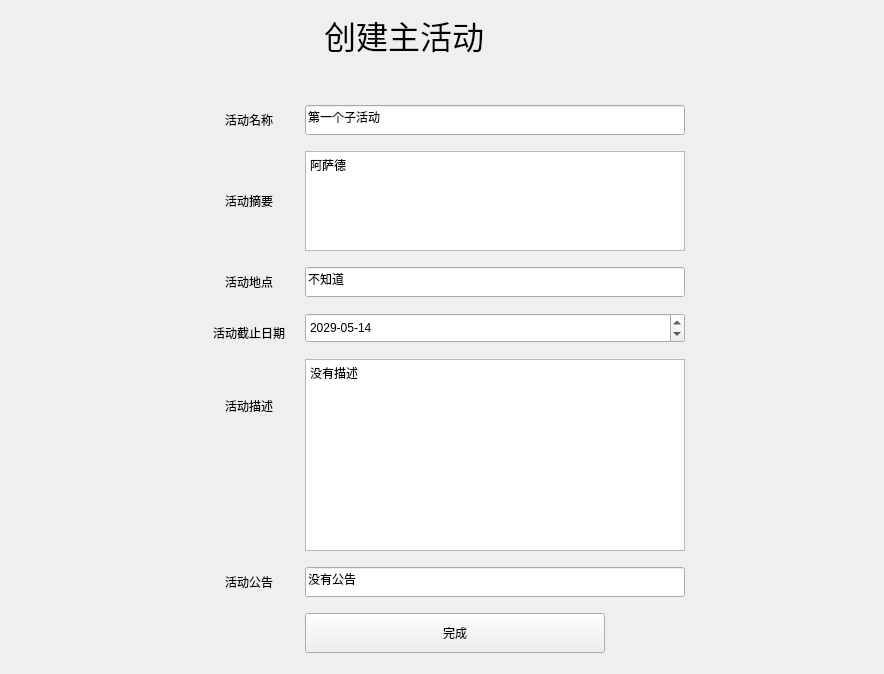
            <widget class="QWidget" name="begin_create">
             <layout class="QGridLayout" name="gridLayout_5">
              <item row="0" column="0" colspan="2">
               <spacer name="horizontalSpacer_7">
                <property name="orientation">
                 <enum>Qt::Horizontal</enum>
                </property>
                <property name="sizeType">
                 <enum>QSizePolicy::Fixed</enum>
                </property>
                <property name="sizeHint" stdset="0">
                 <size>
                  <width>288</width>
                  <height>37</height>
                 </size>
                </property>
               </spacer>
              </item>
              <item row="0" column="2" colspan="2">
               <widget class="QLabel" name="label_13">
                <property name="font">
                 <font>
                  <family>Agency FB</family>
                  <pointsize>24</pointsize>
                 </font>
                </property>
                <property name="text">
                 <string>创建主活动</string>
                </property>
                <property name="alignment">
                 <set>Qt::AlignCenter</set>
                </property>
               </widget>
              </item>
              <item row="0" column="4" colspan="3">
               <spacer name="horizontalSpacer_8">
                <property name="orientation">
                 <enum>Qt::Horizontal</enum>
                </property>
                <property name="sizeHint" stdset="0">
                 <size>
                  <width>296</width>
                  <height>20</height>
                 </size>
                </property>
               </spacer>
              </item>
              <item row="1" column="2">
               <spacer name="verticalSpacer_7">
                <property name="orientation">
                 <enum>Qt::Vertical</enum>
                </property>
                <property name="sizeType">
                 <enum>QSizePolicy::Fixed</enum>
                </property>
                <property name="sizeHint" stdset="0">
                 <size>
                  <width>20</width>
                  <height>40</height>
                 </size>
                </property>
               </spacer>
              </item>
              <item row="2" column="0">
               <spacer name="horizontalSpacer_16">
                <property name="orientation">
                 <enum>Qt::Horizontal</enum>
                </property>
                <property name="sizeType">
                 <enum>QSizePolicy::Fixed</enum>
                </property>
                <property name="sizeHint" stdset="0">
                 <size>
                  <width>182</width>
                  <height>20</height>
                 </size>
                </property>
               </spacer>
              </item>
              <item row="2" column="1">
               <widget class="QLabel" name="label_8">
                <property name="minimumSize">
                 <size>
                  <width>100</width>
                  <height>20</height>
                 </size>
                </property>
                <property name="maximumSize">
                 <size>
                  <width>100</width>
                  <height>20</height>
                 </size>
                </property>
                <property name="text">
                 <string>活动名称</string>
                </property>
                <property name="alignment">
                 <set>Qt::AlignCenter</set>
                </property>
               </widget>
              </item>
              <item row="2" column="2" colspan="4">
               <widget class="QLineEdit" name="lineEdit_name">
                <property name="minimumSize">
                 <size>
                  <width>320</width>
                  <height>30</height>
                 </size>
                </property>
                <property name="maximumSize">
                 <size>
                  <width>620</width>
                  <height>16777215</height>
                 </size>
                </property>
                <property name="text">
                 <string>第一个子活动</string>
                </property>
               </widget>
              </item>
              <item row="2" column="6">
               <spacer name="horizontalSpacer_17">
                <property name="orientation">
                 <enum>Qt::Horizontal</enum>
                </property>
                <property name="sizeType">
                 <enum>QSizePolicy::Fixed</enum>
                </property>
                <property name="sizeHint" stdset="0">
                 <size>
                  <width>182</width>
                  <height>20</height>
                 </size>
                </property>
               </spacer>
              </item>
              <item row="3" column="3">
               <spacer name="verticalSpacer">
                <property name="orientation">
                 <enum>Qt::Vertical</enum>
                </property>
                <property name="sizeType">
                 <enum>QSizePolicy::Fixed</enum>
                </property>
                <property name="sizeHint" stdset="0">
                 <size>
                  <width>20</width>
                  <height>10</height>
                 </size>
                </property>
               </spacer>
              </item>
              <item row="4" column="0">
               <spacer name="horizontalSpacer_15">
                <property name="orientation">
                 <enum>Qt::Horizontal</enum>
                </property>
                <property name="sizeType">
                 <enum>QSizePolicy::Fixed</enum>
                </property>
                <property name="sizeHint" stdset="0">
                 <size>
                  <width>182</width>
                  <height>20</height>
                 </size>
                </property>
               </spacer>
              </item>
              <item row="4" column="1">
               <widget class="QLabel" name="label_12">
                <property name="minimumSize">
                 <size>
                  <width>100</width>
                  <height>0</height>
                 </size>
                </property>
                <property name="maximumSize">
                 <size>
                  <width>100</width>
                  <height>16777215</height>
                 </size>
                </property>
                <property name="text">
                 <string>活动摘要</string>
                </property>
                <property name="alignment">
                 <set>Qt::AlignCenter</set>
                </property>
               </widget>
              </item>
              <item row="4" column="2" colspan="4">
               <widget class="QTextEdit" name="textEdit_abstract">
                <property name="minimumSize">
                 <size>
                  <width>320</width>
                  <height>50</height>
                 </size>
                </property>
                <property name="maximumSize">
                 <size>
                  <width>620</width>
                  <height>100</height>
                 </size>
                </property>
                <property name="html">
                 <string>&lt;!DOCTYPE HTML PUBLIC &quot;-//W3C//DTD HTML 4.0//EN&quot; &quot;http://www.w3.org/TR/REC-html40/strict.dtd&quot;&gt;
&lt;html&gt;&lt;head&gt;&lt;meta name=&quot;qrichtext&quot; content=&quot;1&quot; /&gt;&lt;style type=&quot;text/css&quot;&gt;
p, li { white-space: pre-wrap; }
&lt;/style&gt;&lt;/head&gt;&lt;body style=&quot; font-family:'SimSun'; font-size:9pt; font-weight:400; font-style:normal;&quot;&gt;
&lt;p style=&quot; margin-top:0px; margin-bottom:0px; margin-left:0px; margin-right:0px; -qt-block-indent:0; text-indent:0px;&quot;&gt;阿萨德&lt;/p&gt;&lt;/body&gt;&lt;/html&gt;</string>
                </property>
               </widget>
              </item>
              <item row="4" column="6">
               <spacer name="horizontalSpacer_18">
                <property name="orientation">
                 <enum>Qt::Horizontal</enum>
                </property>
                <property name="sizeType">
                 <enum>QSizePolicy::Fixed</enum>
                </property>
                <property name="sizeHint" stdset="0">
                 <size>
                  <width>182</width>
                  <height>20</height>
                 </size>
                </property>
               </spacer>
              </item>
              <item row="5" column="3">
               <spacer name="verticalSpacer_2">
                <property name="orientation">
                 <enum>Qt::Vertical</enum>
                </property>
                <property name="sizeType">
                 <enum>QSizePolicy::Fixed</enum>
                </property>
                <property name="sizeHint" stdset="0">
                 <size>
                  <width>20</width>
                  <height>10</height>
                 </size>
                </property>
               </spacer>
              </item>
              <item row="6" column="0">
               <spacer name="horizontalSpacer_9">
                <property name="orientation">
                 <enum>Qt::Horizontal</enum>
                </property>
                <property name="sizeType">
                 <enum>QSizePolicy::Fixed</enum>
                </property>
                <property name="sizeHint" stdset="0">
                 <size>
                  <width>182</width>
                  <height>20</height>
                 </size>
                </property>
               </spacer>
              </item>
              <item row="6" column="1">
               <widget class="QLabel" name="label_11">
                <property name="minimumSize">
                 <size>
                  <width>100</width>
                  <height>0</height>
                 </size>
                </property>
                <property name="maximumSize">
                 <size>
                  <width>100</width>
                  <height>16777215</height>
                 </size>
                </property>
                <property name="text">
                 <string>活动地点</string>
                </property>
                <property name="alignment">
                 <set>Qt::AlignCenter</set>
                </property>
               </widget>
              </item>
              <item row="6" column="2" colspan="4">
               <widget class="QLineEdit" name="lineEdit_address">
                <property name="minimumSize">
                 <size>
                  <width>320</width>
                  <height>30</height>
                 </size>
                </property>
                <property name="maximumSize">
                 <size>
                  <width>620</width>
                  <height>16777215</height>
                 </size>
                </property>
                <property name="text">
                 <string>不知道</string>
                </property>
               </widget>
              </item>
              <item row="6" column="6">
               <spacer name="horizontalSpacer_10">
                <property name="orientation">
                 <enum>Qt::Horizontal</enum>
                </property>
                <property name="sizeType">
                 <enum>QSizePolicy::Fixed</enum>
                </property>
                <property name="sizeHint" stdset="0">
                 <size>
                  <width>182</width>
                  <height>20</height>
                 </size>
                </property>
               </spacer>
              </item>
              <item row="7" column="3">
               <spacer name="verticalSpacer_3">
                <property name="orientation">
                 <enum>Qt::Vertical</enum>
                </property>
                <property name="sizeType">
                 <enum>QSizePolicy::Fixed</enum>
                </property>
                <property name="sizeHint" stdset="0">
                 <size>
                  <width>20</width>
                  <height>10</height>
                 </size>
                </property>
               </spacer>
              </item>
              <item row="8" column="0" rowspan="2">
               <spacer name="horizontalSpacer_13">
                <property name="orientation">
                 <enum>Qt::Horizontal</enum>
                </property>
                <property name="sizeType">
                 <enum>QSizePolicy::Fixed</enum>
                </property>
                <property name="sizeHint" stdset="0">
                 <size>
                  <width>182</width>
                  <height>20</height>
                 </size>
                </property>
               </spacer>
              </item>
              <item row="8" column="2" rowspan="2" colspan="4">
               <widget class="QDateEdit" name="dateEdit_date">
                <property name="minimumSize">
                 <size>
                  <width>320</width>
                  <height>30</height>
                 </size>
                </property>
                <property name="maximumSize">
                 <size>
                  <width>620</width>
                  <height>16777215</height>
                 </size>
                </property>
                <property name="dateTime">
                 <datetime>
                  <hour>0</hour>
                  <minute>0</minute>
                  <second>0</second>
                  <year>2029</year>
                  <month>5</month>
                  <day>14</day>
                 </datetime>
                </property>
                <property name="displayFormat">
                 <string>yyyy-MM-dd</string>
                </property>
               </widget>
              </item>
              <item row="9" column="6">
               <spacer name="horizontalSpacer_19">
                <property name="orientation">
                 <enum>Qt::Horizontal</enum>
                </property>
                <property name="sizeType">
                 <enum>QSizePolicy::Fixed</enum>
                </property>
                <property name="sizeHint" stdset="0">
                 <size>
                  <width>182</width>
                  <height>20</height>
                 </size>
                </property>
               </spacer>
              </item>
              <item row="10" column="3">
               <spacer name="verticalSpacer_4">
                <property name="orientation">
                 <enum>Qt::Vertical</enum>
                </property>
                <property name="sizeType">
                 <enum>QSizePolicy::Fixed</enum>
                </property>
                <property name="sizeHint" stdset="0">
                 <size>
                  <width>20</width>
                  <height>10</height>
                 </size>
                </property>
               </spacer>
              </item>
              <item row="11" column="1">
               <widget class="QLabel" name="label_10">
                <property name="minimumSize">
                 <size>
                  <width>100</width>
                  <height>0</height>
                 </size>
                </property>
                <property name="maximumSize">
                 <size>
                  <width>100</width>
                  <height>16777215</height>
                 </size>
                </property>
                <property name="text">
                 <string>活动描述</string>
                </property>
                <property name="alignment">
                 <set>Qt::AlignCenter</set>
                </property>
               </widget>
              </item>
              <item row="11" column="2" rowspan="2" colspan="4">
               <widget class="QTextEdit" name="textEdit_decription">
                <property name="minimumSize">
                 <size>
                  <width>320</width>
                  <height>50</height>
                 </size>
                </property>
                <property name="maximumSize">
                 <size>
                  <width>620</width>
                  <height>200</height>
                 </size>
                </property>
                <property name="html">
                 <string>&lt;!DOCTYPE HTML PUBLIC &quot;-//W3C//DTD HTML 4.0//EN&quot; &quot;http://www.w3.org/TR/REC-html40/strict.dtd&quot;&gt;
&lt;html&gt;&lt;head&gt;&lt;meta name=&quot;qrichtext&quot; content=&quot;1&quot; /&gt;&lt;style type=&quot;text/css&quot;&gt;
p, li { white-space: pre-wrap; }
&lt;/style&gt;&lt;/head&gt;&lt;body style=&quot; font-family:'SimSun'; font-size:9pt; font-weight:400; font-style:normal;&quot;&gt;
&lt;p style=&quot; margin-top:0px; margin-bottom:0px; margin-left:0px; margin-right:0px; -qt-block-indent:0; text-indent:0px;&quot;&gt;没有描述&lt;/p&gt;
&lt;p style=&quot;-qt-paragraph-type:empty; margin-top:0px; margin-bottom:0px; margin-left:0px; margin-right:0px; -qt-block-indent:0; text-indent:0px;&quot;&gt;&lt;br /&gt;&lt;/p&gt;&lt;/body&gt;&lt;/html&gt;</string>
                </property>
               </widget>
              </item>
              <item row="11" column="6" rowspan="2">
               <spacer name="horizontalSpacer_20">
                <property name="orientation">
                 <enum>Qt::Horizontal</enum>
                </property>
                <property name="sizeType">
                 <enum>QSizePolicy::Fixed</enum>
                </property>
                <property name="sizeHint" stdset="0">
                 <size>
                  <width>182</width>
                  <height>20</height>
                 </size>
                </property>
               </spacer>
              </item>
              <item row="12" column="0">
               <spacer name="horizontalSpacer_14">
                <property name="orientation">
                 <enum>Qt::Horizontal</enum>
                </property>
                <property name="sizeType">
                 <enum>QSizePolicy::Fixed</enum>
                </property>
                <property name="sizeHint" stdset="0">
                 <size>
                  <width>182</width>
                  <height>20</height>
                 </size>
                </property>
               </spacer>
              </item>
              <item row="13" column="3">
               <spacer name="verticalSpacer_5">
                <property name="orientation">
                 <enum>Qt::Vertical</enum>
                </property>
                <property name="sizeType">
                 <enum>QSizePolicy::Fixed</enum>
                </property>
                <property name="sizeHint" stdset="0">
                 <size>
                  <width>20</width>
                  <height>10</height>
                 </size>
                </property>
               </spacer>
              </item>
              <item row="14" column="0">
               <spacer name="horizontalSpacer_35">
                <property name="orientation">
                 <enum>Qt::Horizontal</enum>
                </property>
                <property name="sizeType">
                 <enum>QSizePolicy::Fixed</enum>
                </property>
                <property name="sizeHint" stdset="0">
                 <size>
                  <width>182</width>
                  <height>20</height>
                 </size>
                </property>
               </spacer>
              </item>
              <item row="14" column="1">
               <widget class="QLabel" name="label">
                <property name="minimumSize">
                 <size>
                  <width>100</width>
                  <height>0</height>
                 </size>
                </property>
                <property name="text">
                 <string>活动公告</string>
                </property>
                <property name="alignment">
                 <set>Qt::AlignCenter</set>
                </property>
               </widget>
              </item>
              <item row="14" column="2" colspan="4">
               <widget class="QLineEdit" name="lineEdit_notice">
                <property name="minimumSize">
                 <size>
                  <width>320</width>
                  <height>30</height>
                 </size>
                </property>
                <property name="maximumSize">
                 <size>
                  <width>620</width>
                  <height>16777215</height>
                 </size>
                </property>
                <property name="text">
                 <string>没有公告</string>
                </property>
               </widget>
              </item>
              <item row="14" column="6">
               <spacer name="horizontalSpacer_36">
                <property name="orientation">
                 <enum>Qt::Horizontal</enum>
                </property>
                <property name="sizeType">
                 <enum>QSizePolicy::Fixed</enum>
                </property>
                <property name="sizeHint" stdset="0">
                 <size>
                  <width>182</width>
                  <height>20</height>
                 </size>
                </property>
               </spacer>
              </item>
              <item row="15" column="3">
               <spacer name="verticalSpacer_6">
                <property name="orientation">
                 <enum>Qt::Vertical</enum>
                </property>
                <property name="sizeType">
                 <enum>QSizePolicy::Fixed</enum>
                </property>
                <property name="sizeHint" stdset="0">
                 <size>
                  <width>20</width>
                  <height>10</height>
                 </size>
                </property>
               </spacer>
              </item>
              <item row="16" column="0" colspan="2">
               <spacer name="horizontalSpacer_11">
                <property name="orientation">
                 <enum>Qt::Horizontal</enum>
                </property>
                <property name="sizeType">
                 <enum>QSizePolicy::Fixed</enum>
                </property>
                <property name="sizeHint" stdset="0">
                 <size>
                  <width>288</width>
                  <height>20</height>
                 </size>
                </property>
               </spacer>
              </item>
              <item row="16" column="2" colspan="3">
               <widget class="QPushButton" name="pushButton_finished">
                <property name="minimumSize">
                 <size>
                  <width>300</width>
                  <height>40</height>
                 </size>
                </property>
                <property name="maximumSize">
                 <size>
                  <width>300</width>
                  <height>16777215</height>
                 </size>
                </property>
                <property name="text">
                 <string>完成</string>
                </property>
               </widget>
              </item>
              <item row="16" column="5" colspan="2">
               <spacer name="horizontalSpacer_12">
                <property name="orientation">
                 <enum>Qt::Horizontal</enum>
                </property>
                <property name="sizeHint" stdset="0">
                 <size>
                  <width>235</width>
                  <height>20</height>
                 </size>
                </property>
               </spacer>
              </item>
              <item row="17" column="3">
               <spacer name="verticalSpacer_14">
                <property name="orientation">
                 <enum>Qt::Vertical</enum>
                </property>
                <property name="sizeType">
                 <enum>QSizePolicy::Fixed</enum>
                </property>
                <property name="sizeHint" stdset="0">
                 <size>
                  <width>20</width>
                  <height>10</height>
                 </size>
                </property>
               </spacer>
              </item>
              <item row="9" column="1">
               <widget class="QLabel" name="label_9">
                <property name="minimumSize">
                 <size>
                  <width>100</width>
                  <height>0</height>
                 </size>
                </property>
                <property name="maximumSize">
                 <size>
                  <width>100</width>
                  <height>16777215</height>
                 </size>
                </property>
                <property name="text">
                 <string>活动截止日期</string>
                </property>
                <property name="alignment">
                 <set>Qt::AlignCenter</set>
                </property>
               </widget>
              </item>
             </layout>
            </widget>
